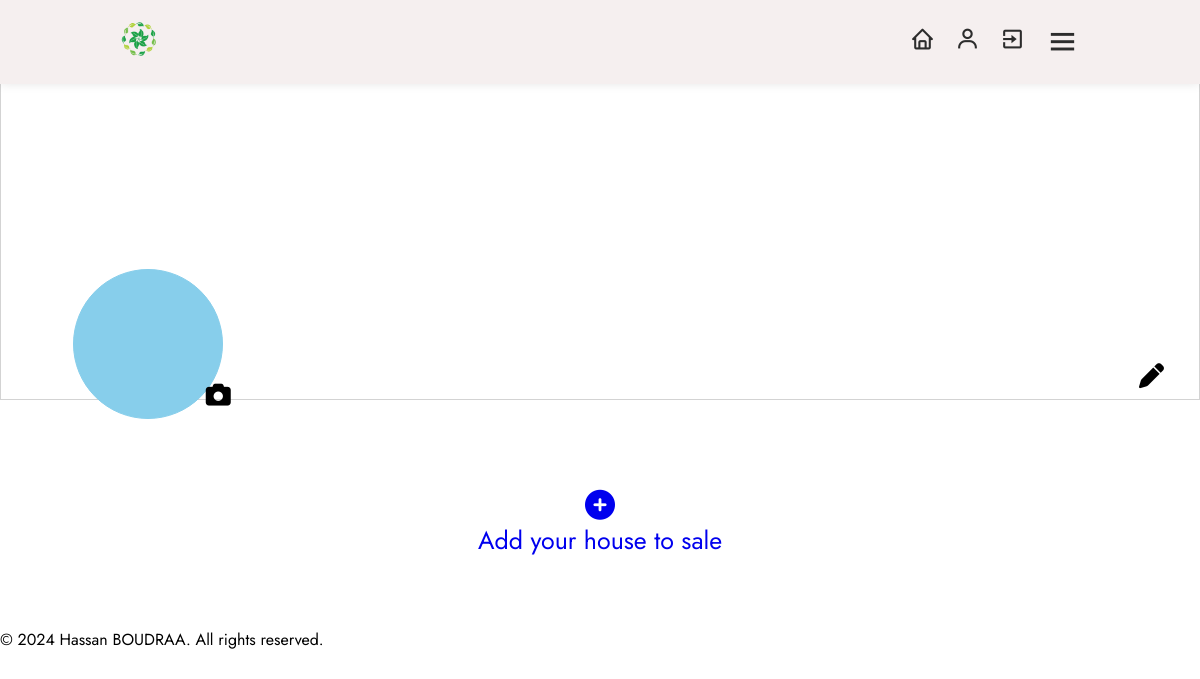
/user/hassan (signed in), run on an earlier commit of the app's database.
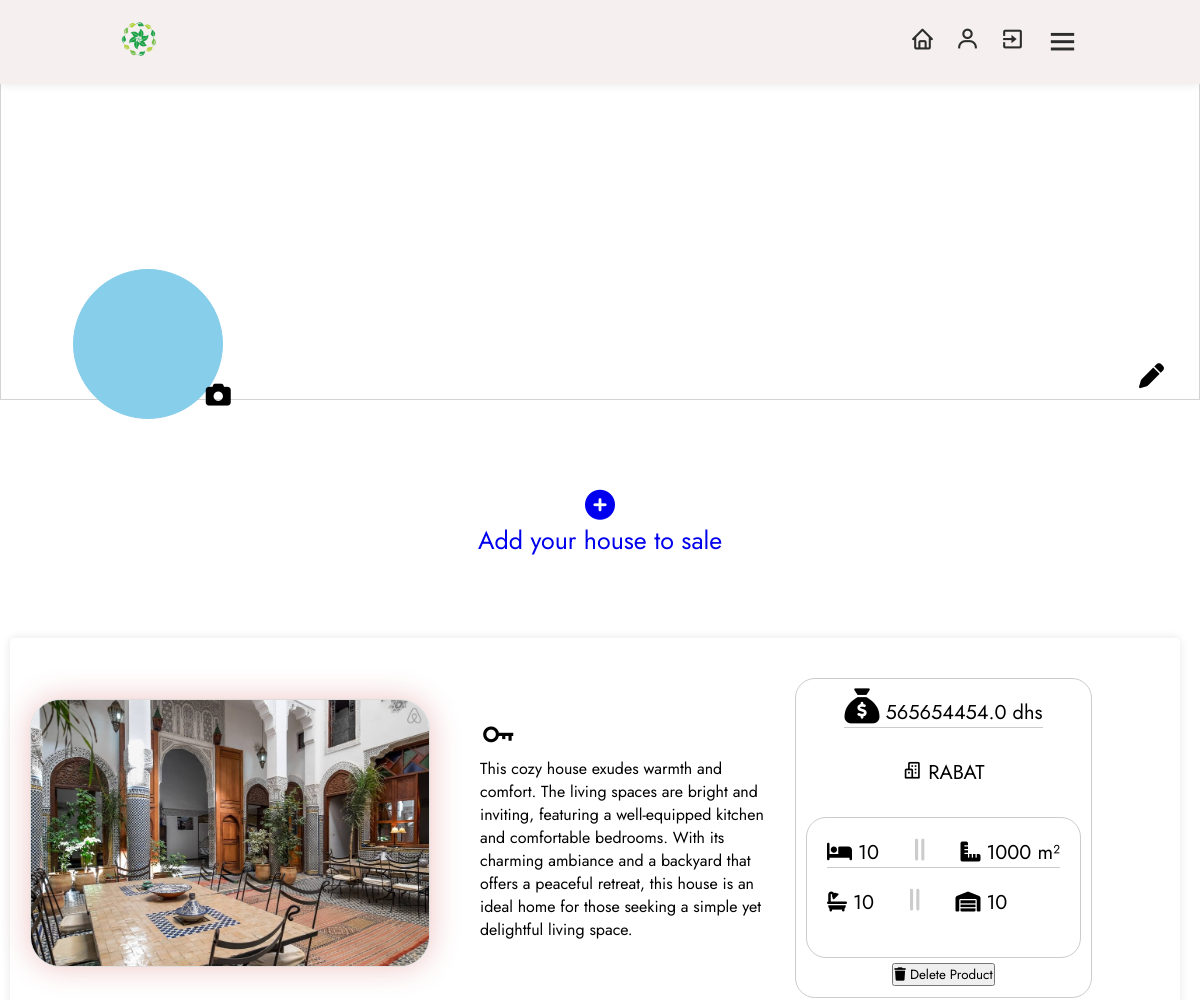
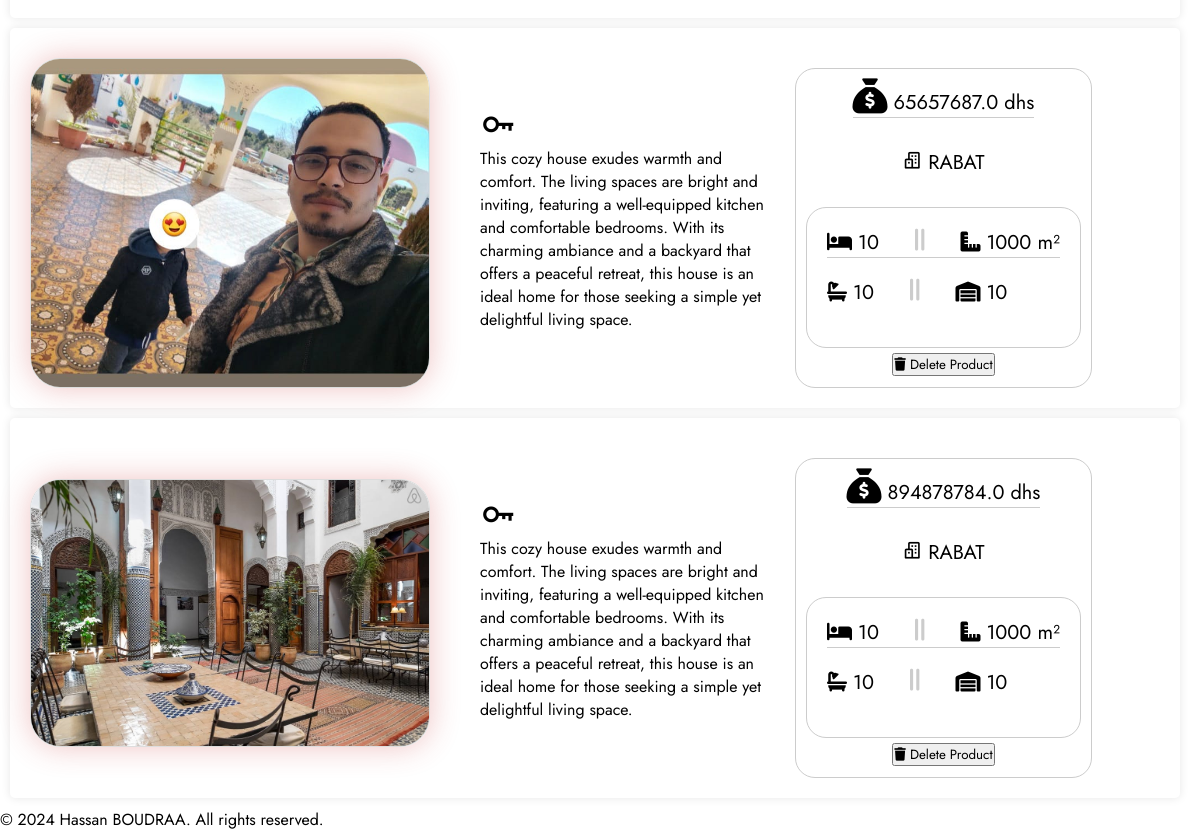
And on a later commit of the database (2 pictures, top to bottom).
### models/user.py (models this page shows)
class Products(db.Model):
    id = db.Column(db.String(50), primary_key=True, default=lambda: str( uuid.uuid4()), unique=True, nullable=False)
    name = db.Column(db.String(255), nullable=False)
    city = db.Column(db.String(8), nullable=False)
    price = db.Column(db.Float, nullable=False)
    image_path = db.Column(db.String(255), nullable=True)
    num_rooms = Column(Integer, nullable=False)
    section = Column(Integer, nullable=False)
    num_bain = Column(Integer, nullable=False)
    window_per_house = Column(Integer, nullable=False)
    user_id = db.Column(db.String(50),db.ForeignKey('user.id'),nullable=False)
    user = db.relationship('User', backref=db.backref('products', lazy=True))

### models/app.py (the view)
    @app.route('/user/<username>')
    @login_required
    def user(username):
        user_data = get_user_data(username)
        if not user_data:
            flash('User not found.', 'error')
            return redirect(url_for('dashboard'))
        user_products = Products.query.filter_by(user_id=user_data.id).order_by(asc(Products.id)).all()
        for product in user_products:
            print("Product Image Path:", product.image_path)
        return render_template('user.html', user=current_user, username=username, user_products=user_products, user_data=user_data)

### models/db.py (called while the page is built)
def get_user_data(username):
    user = User.query.filter_by(username=username).first()
    if user is not None:
        return user
    else:
        return None

### models/templates/user.html (shortened to what this page needs)
<!DOCTYPE html>
<html lang="en">
        <head>
                <link rel="stylesheet" href="{{ url_for('static', filename='style/dashboard.css') }}">
                <link rel="stylesheet" href="https://cdnjs.cloudflare.com/ajax/libs/font-awesome/5.15.2/css/all.min.css">
                <link rel="stylesheet" href="https://cdnjs.cloudflare.com/ajax/libs/font-awesome/6.4.2/css/all.min.css" />
                <link rel="stylesheet" href="https://unpkg.com/boxicons@latest/css/boxicons.min.css">
                <link href="https://cdn.jsdelivr.net/npm/bootstrap-icons@1.21.0/font/bootstrap-icons.css" rel="stylesheet">
        </head>
        <body>
                <header>
                        <div class="logo">
                                <img src="{{ url_for('static', filename='images/icon.png') }}" alt="Icon">
                        </div>
                        <div class="nav-icon">
                                <a onclick="window.location.href='{{ url_for('dashboard') }}'"><i class='bx bx-home'></i></a>
                                <a onclick="window.location.href='{{ url_for('user', username=current_user.username) }}'"><i class='bx bx-user'></i></a>
                                <a onclick="window.location.href='{{ url_for('exit') }}'"><i class='bx bx-exit'></i></a>
                                <div class="bx bx-menu" id="menu-icon"></div>
                        </div>
                </header>
		<div class="container1">
		    <i class="fa-solid fa-pen" onclick="openModal('myModal1')"></i>
		    <div class="circle">
			    <i class="fa-solid fa-camera" onclick="openModal('myModal2')"></i>
		    </div>
		</div>
                <a href="{{ url_for('add_product') }}">
                        <div class="acourd">
                                <i class="fas fa-plus-circle add-product-icon" style="font-size: 30px; "> </i>
                                <p>Add your house to sale</p>
                        </div>
                </a>
                <section class="inside">
                                {% for product in user_products %}
                                <div class="card">
                                     {% if product.image_path %}
                                        <img class="product-image" src="{{ url_for('serve_image', filename=product.image_path.split('/')[-1]) }}" alt="Product Image">
                                     {% else %}
                                              <p>No Image Available</p>
                                     {% endif %}
                                        <a style="max-width: 300px; margin-right: 15px;">
                                                <i class='bx bx-key' style="font-size: 38px"></i><p>   {{ product.name }} </p>
                                        </a>
                                        <div class="product-info">
                                                       <li style="border-bottom: 1px solid #ccc; margin-bottom: 30px;">
                                                                <i class="fa-solid fa-sack-dollar" style="font-size: 35px;"></i>   {{ product.price }} dhs
                                                       </li>
                                                       <p style="margin-bottom: 30px;">
                                                                <i class='bx bx-buildings'></i>   {{ product.city }}
                                                       </p>
                                                       <a style="border: 1px solid #ccc; border-radius: 20px; padding: 20px;">
                                                                 <p style="border-bottom: 1px solid #ccc; margin-bottom: 20px;">
                                                                        <i class="fa-solid fa-bed"></i> {{ product.num_rooms }}
                                                                        <i class="fa-solid fa-grip-lines-vertical" style="color: #ccc; font-size: 25px; margin-left: 30px; margin-right: 30px"></i>
                                                                        <i class="fa-solid fa-ruler-combined"></i>    {{ product.section }} m²
                                                                 </p>
                                                                 <p style="margin-bottom: 20px; margin-bottom: 20px;">
                                                                        <i class="fa-solid fa-bath"></i>    {{ product.num_bain }}
                                                                        <i class="fa-solid fa-grip-lines-vertical" style="color: #ccc; font-size: 25px; margin-left: 30px; margin-right: 30px;"></i>
                                                                        <i class="fa-solid fa-warehouse"></i>     {{ product.window_per_house }}
                                                                 </p>
                                                       </a>
                                                       <form action="{{ url_for('delete_product', product_id=product.id) }}" method="post"
                                                               onsubmit="return confirm('Are you sure you want to delete this product?')">
                                                               <button type="submit" class="delete-product-button">
                                                                       <i class="fas fa-trash"></i> Delete Product
                                                               </button>
                                                       </form>
                                        </div>
                                </div>
                                {% endfor %}
                </section>
        </body>
        <footer>
                <p>&copy; 2024 Hassan BOUDRAA. All rights reserved.</p>
        </footer>
</html>

### models/static/style/dashboard.css (style rules this page uses)
* { margin: 0; padding: 0; box-sizing: border-box; font-family: 'Jost', sans-serif; list-style: none; text-decoration: none; }
header { position: fixed; width: 100%; top: 0; right: 0; z-index: 1000; display: flex; align-items: center; justify-content: space-between; padding: 20px 10%; background-color: #f5efef; box-shadow: 0 0 10px rgba(0, 0, 0, 0.1); }
.logo img { max-width: 120px; height: 1cm; }
.nav-icon { display: flex; align-items: center; }
.nav-icon i { margin-right: 20px; color: #2c2c2c; font-size: 25px; font-weight: 400; transform: all .42s ease; }
#menu-icon { font-size: 35px; color: #2c2c2c; z-index: 10001; cursor: pointer; }
.inside { padding-top: 70px; padding-right: 10px; }
.card { display: flex; background-color: none; margin-bottom: 20px; align-items: center; padding: 20px; margin: 10px; border-radius: 5px; box-shadow: 0 0 10px rgba(0, 0, 0, 0.1); }
.product-image { margin-right: 50px; max-width: 400px; height: auto; margin-top: 10px; border: 1px solid #ddd; border-radius: 30px; overflow: hidden; box-shadow: 0 0 30px rgba(201, 57, 57, 0.3); }
.product-info { margin-top: 20px; padding: 10px; border: 1px solid #ccc; border-radius: 20px; display: flex; flex-direction: column; font-size: 20px; align-items: CENTER; justify-content: flex-start; flex-wrap: wrap; }
.acourd { padding-top: 10px; text-align: center; }
.acourd p { font-size: 25px; }
.container1 { position: relative; display: flex; align-items: flex-end; margin-bottom: 80px; width: 100%; height: 400px; border: 1px solid lightgray; }
.circle { position: absolute; left: 6%; bottom: -20px; width: 150px; height: 150px; background-color: skyblue; border: 1px solid skyblue; border-radius: 50%; display: flex; align-items: center; justify-content: center; }
.container1 i { margin-bottom: 10px; margin-left: 95%; align-self: flex-end; color: #000000; font-size: 25px; border-radius: 50%; }

What changed in the data, as far as the page shows it:
added Products: image_path (picture), name "This cozy house exudes warmth and comfort. The living spaces are bright and inviting, featuring a well-equipped kitchen and comfortable bedrooms. With its charming ambiance and a backyard that offers a peaceful retreat, this house is an ideal home for those seeking a simple yet delightful living space.", price "565654454.0", city "RABAT", num_rooms "10", section "1000", num_bain "10", window_per_house "10"
added Products: image_path (picture), name "This cozy house exudes warmth and comfort. The living spaces are bright and inviting, featuring a well-equipped kitchen and comfortable bedrooms. With its charming ambiance and a backyard that offers a peaceful retreat, this house is an ideal home for those seeking a simple yet delightful living space.", price "65657687.0", city "RABAT", num_rooms "10", section "1000", num_bain "10", window_per_house "10"
added Products: image_path (picture), name "This cozy house exudes warmth and comfort. The living spaces are bright and inviting, featuring a well-equipped kitchen and comfortable bedrooms. With its charming ambiance and a backyard that offers a peaceful retreat, this house is an ideal home for those seeking a simple yet delightful living space.", price "894878784.0", city "RABAT", num_rooms "10", section "1000", num_bain "10", window_per_house "10"
